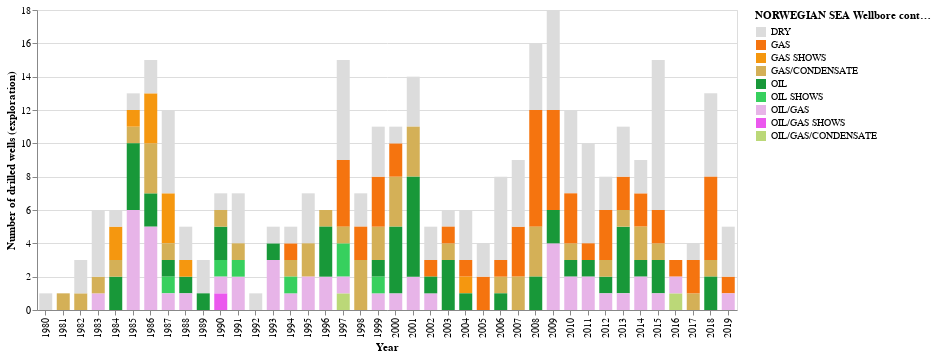

The notebook cell saved with this chart:
### Code cell
chart_region('NORWEGIAN SEA')

### Figure 1 — Vega-Lite specification as saved in the notebook (floating-point values rounded to 4 significant figures; data arrays with more than 128 entries replaced by an {"elided": "..."} marker saying what was removed)
{"$schema": "https://vega.github.io/schema/vega-lite/v3.4.0.json", "config": {"mark": {"tooltip": null}, "view": {"height": 300, "width": 400}}, "data": {"name": "data-bc9c7a053e4d3d045d9cc843389be1bb"}, "datasets": {"data-bc9c7a053e4d3d045d9cc843389be1bb": {"elided": "323 records"}}, "encoding": {"color": {"field": "wlbContent", "legend": {"title": "NORWEGIAN SEA Wellbore content"}, "scale": {"domain": ["DRY", "GAS", "GAS SHOWS", "GAS/CONDENSATE", "OIL", "OIL SHOWS", "OIL/GAS", "OIL/GAS SHOWS", "OIL/GAS/CONDENSATE"], "range": ["#DCDCDC", "#F5740F", "#F5970F", "#D4B057", "#189839", "#37D05E", "#E7B4E8", "#EB58EE", "#BBD878"]}, "type": "nominal"}, "x": {"axis": {"title": "Year"}, "field": "wlbEntryYear", "type": "nominal"}, "y": {"aggregate": "count", "axis": {"title": "Number of drilled wells (exploration)"}, "type": "quantitative"}}, "height": 300, "mark": {"size": 13, "type": "bar"}, "width": 700}
